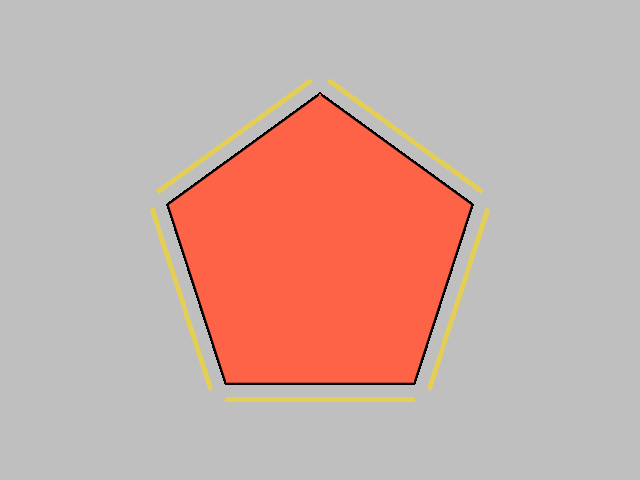

The script that drew this image:
#!/usr/bin/env python

# Render a regular pentagon with visible edges using vtkRegularPolygonSource
# and vtkShrinkPolyData.

# Factory overrides: importing these modules registers the OpenGL rendering
# and interaction style implementations for vtkRenderingCore factory classes.
import vtkmodules.vtkInteractionStyle  # noqa: F401
import vtkmodules.vtkRenderingOpenGL2  # noqa: F401
# VTK pipeline classes used in this example
from vtkmodules.vtkFiltersGeneral import vtkShrinkPolyData
from vtkmodules.vtkFiltersSources import vtkRegularPolygonSource
from vtkmodules.vtkRenderingCore import (
    vtkActor,
    vtkPolyDataMapper,
    vtkProperty,
    vtkRenderWindow,
    vtkRenderWindowInteractor,
    vtkRenderer,
)

# Colors (normalized RGB)
banana_rgb = (0.890, 0.812, 0.341)
tomato_rgb = (1.0, 0.388, 0.278)
silver_background_rgb = (0.75, 0.75, 0.75)

# Source: generate a regular pentagon
polygon_source = vtkRegularPolygonSource()
polygon_source.SetNumberOfSides(5)
polygon_source.SetRadius(5)
polygon_source.SetCenter(0, 0, 0)

# Filter: shrink polygons slightly to separate faces visually
shrink = vtkShrinkPolyData()
shrink.SetInputConnection(polygon_source.GetOutputPort())
shrink.SetShrinkFactor(0.9)

# Mapper: map the shrunk polygon to graphics primitives
mapper = vtkPolyDataMapper()
mapper.SetInputConnection(shrink.GetOutputPort())

# Backface property: tomato color for backfaces
back = vtkProperty()
back.SetColor(tomato_rgb)

# Actor: set visual properties — banana front, tomato back, visible edges
actor = vtkActor()
actor.SetMapper(mapper)
actor.GetProperty().EdgeVisibilityOn()
actor.GetProperty().SetLineWidth(5)
actor.GetProperty().SetColor(banana_rgb)
actor.SetBackfaceProperty(back)

# Renderer: assemble the scene
renderer = vtkRenderer()
renderer.AddActor(actor)
renderer.SetBackground(silver_background_rgb)

# Window: display the rendered scene
render_window = vtkRenderWindow()
render_window.AddRenderer(renderer)
render_window.SetWindowName("regular polygon source")
render_window.SetMultiSamples(0)
render_window.SetSize(640, 480)

# Interactor: handle mouse and keyboard events
render_window_interactor = vtkRenderWindowInteractor()
render_window_interactor.SetRenderWindow(render_window)

# Launch the interactive visualization
render_window_interactor.Initialize()
render_window_interactor.Start()
